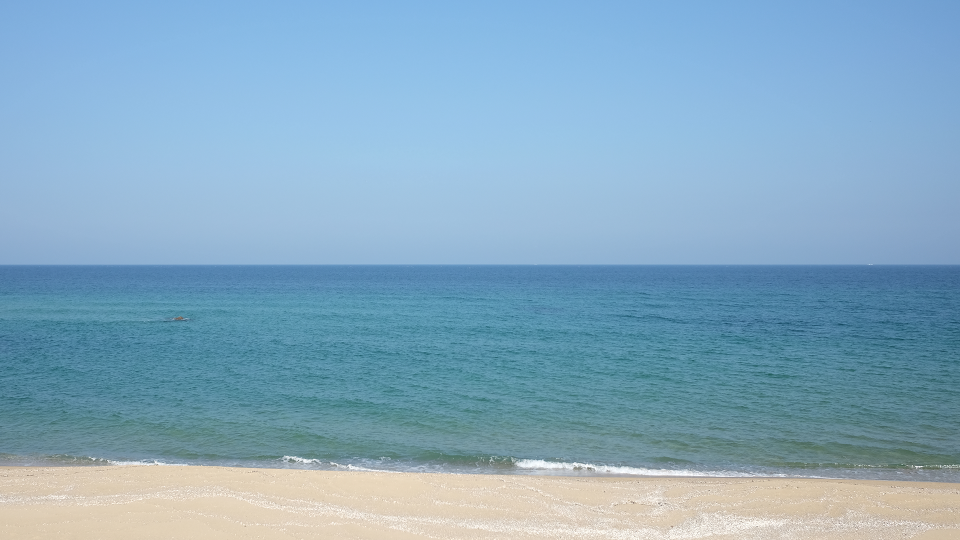
#> input picture data/sky.png, 1920 x 1080 px, given in place of sky.bmp, which was not available (shown at 1/2 size)
$ python webcam2.py
#> lines starting #> are read from the running program, lines starting #| are printed output that depends on the picture; pictures that were not available may be replaced by others from this repository, and a replacement may not be noted
import cv2

cap = cv2.VideoCapture("/dev/video0")

src = cv2.imread('/home/kkyu/amr_ws/opencv/data/sky.bmp')
#> src is the input picture: shape (1080, 1920, 3); mean B, G, R 192.9, 169.7, 133.2

resize_cap = cv2.resize(src, (int(cap.get(cv2.CAP_PROP_FRAME_WIDTH)), int(cap.get(cv2.CAP_PROP_FRAME_HEIGHT))))
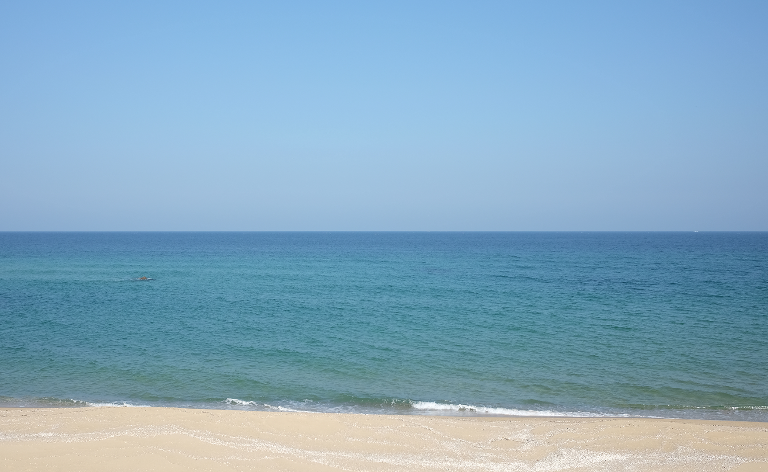
#> resize_cap: shape (472, 768, 3); mean B, G, R 192.8, 169.6, 133.1

try:
    while True:
        ret, frame = cap.read()
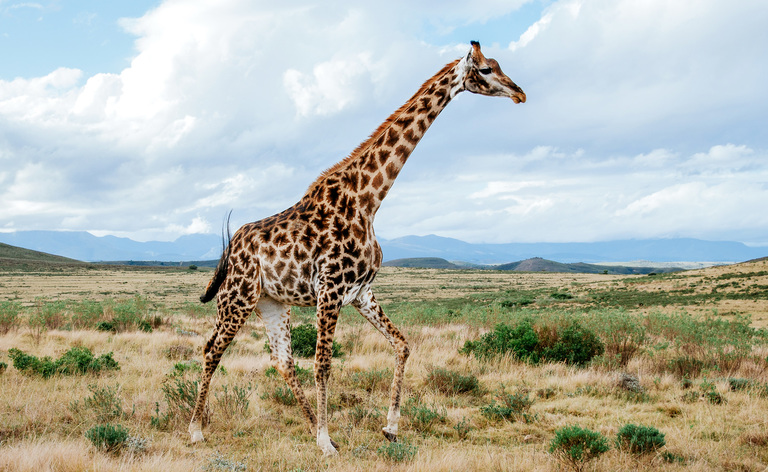
#> input picture OpenCV_PyQT_Project/data/Giraffe.jpg, 768 x 472 px, given in place of the camera
#> frame is the input picture: shape (472, 768, 3); mean B, G, R 167.4, 178.8, 176.8

        if not ret:
            break

        gray = cv2.cvtColor(frame, cv2.COLOR_BGR2GRAY)
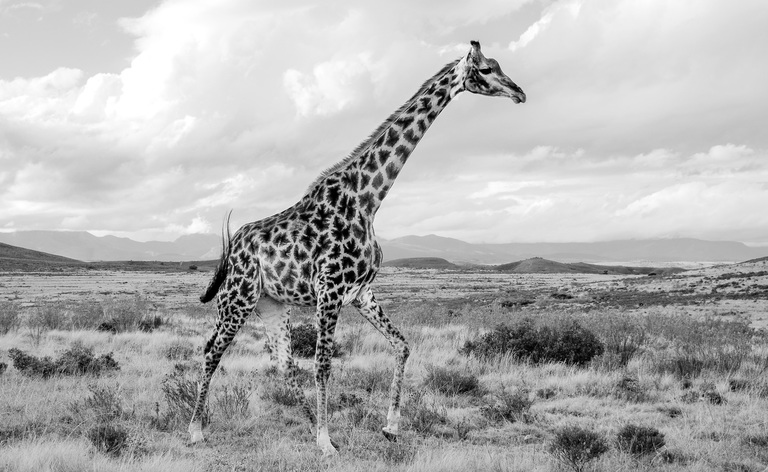
#> gray: shape (472, 768); min 0, max 255, mean 176.9

        dst = cv2.addWeighted(frame, 0.5, resize_cap, 0.5, 0)
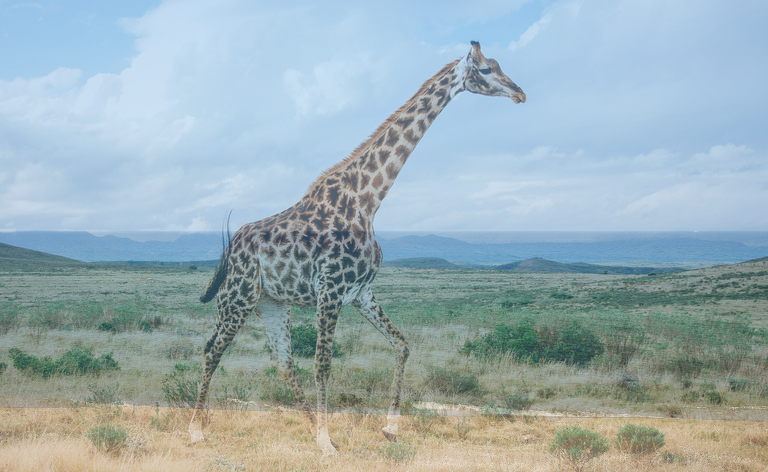
#> dst: shape (472, 768, 3); mean B, G, R 180.1, 174.2, 155

        cv2.imshow('Original', frame)
        cv2.imshow('Grayscale', gray)
        cv2.imshow('Blended', dst)

        if cv2.waitKey(1) == 27:
#> (key Esc is pressed here)
            break

finally:
    cap.release()
    cv2.destroyAllWindows()
